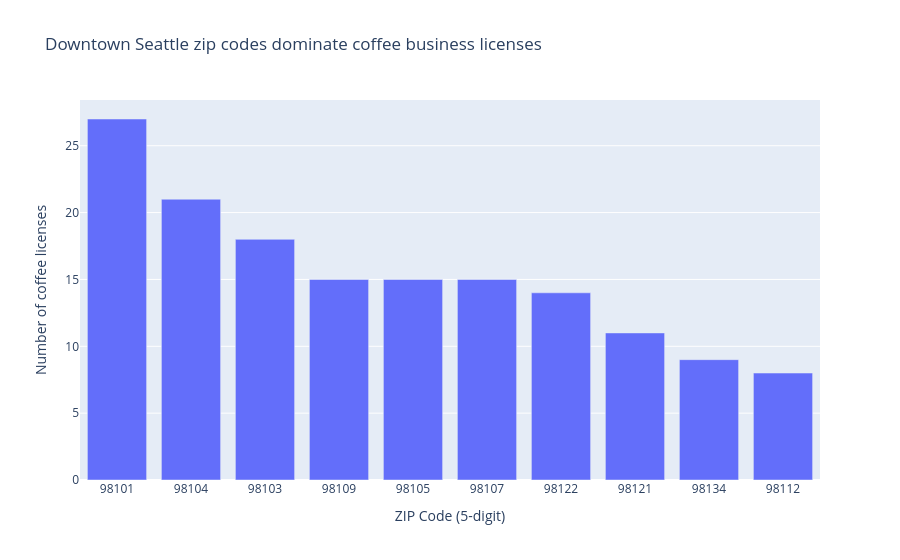

The notebook cell this image was saved under:
### Markdown cell above
## Section 4: Visualizations

### Code cell
# Chart 1: Top 10 ZIP codes by count (bar)
fig1 = px.bar(
    zip_counts,
    x="zip_5",
    y="license_count",
    labels={"zip_5": "ZIP Code (5-digit)", "license_count": "Number of coffee licenses"},
    title="Downtown Seattle zip codes dominate coffee business licenses"
)
fig1.write_image("chart1_zip_counts.png")
fig1.show()

### Figure 1 — Plotly figure (JSON) as saved in the notebook; plotly's stock layout.template omitted (floating-point values rounded to 4 significant figures)
{"data": [{"hovertemplate": "ZIP Code (5-digit)=%{x}<br>Number of coffee licenses=%{y}<extra></extra>", "legendgroup": "", "marker": {"color": "#636efa", "pattern": {"shape": ""}}, "name": "", "orientation": "v", "showlegend": false, "textposition": "auto", "type": "bar", "x": ["98101", "98104", "98103", "98109", "98105", "98107", "98122", "98121", "98134", "98112"], "xaxis": "x", "y": [27, 21, 18, 15, 15, 15, 14, 11, 9, 8], "yaxis": "y"}], "layout": {"barmode": "relative", "legend": {"tracegroupgap": 0}, "title": {"text": "Downtown Seattle zip codes dominate coffee business licenses"}, "xaxis": {"anchor": "y", "domain": [0, 1], "title": {"text": "ZIP Code (5-digit)"}}, "yaxis": {"anchor": "x", "domain": [0, 1], "title": {"text": "Number of coffee licenses"}}}}
